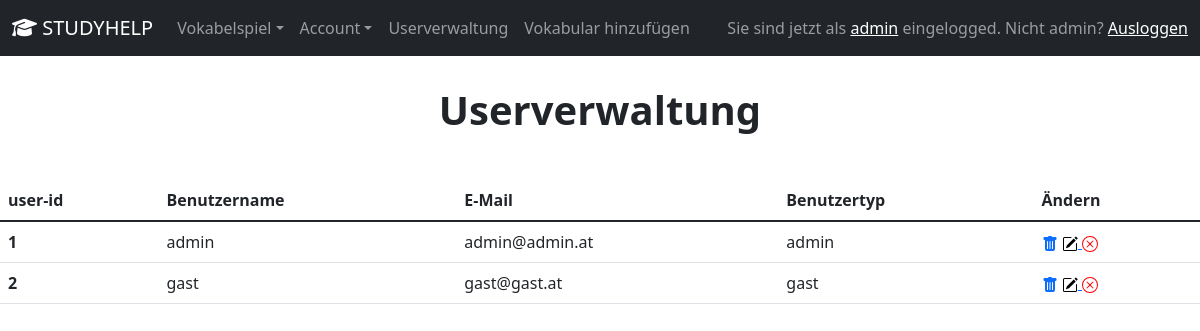
Page /project/backend/userverwaltung.php (signed in) on the committed database.
### tables this page shows
CREATE TABLE `user` (
  `id` int(10) NOT NULL AUTO_INCREMENT,
  `username` varchar(100) NOT NULL,
  `email` varchar(100) NOT NULL,
  `password` varchar(100) NOT NULL,
  `level` int(11) NOT NULL DEFAULT 0,
  `punkte` int(11) NOT NULL DEFAULT 0,
  `benutzer_typ` varchar(20) NOT NULL,
  `bild` varchar(40) NOT NULL DEFAULT 'standard.jpg',
  `status` int(11) NOT NULL DEFAULT 1,
  PRIMARY KEY (`id`)
);

### project/backend/userverwaltung.php (the view, shortened to what this page needs)
<?php
    $db = mysqli_connect('localhost', 'root', '', 'user');
    $query = "SELECT * FROM user";
    $result = mysqli_query($db, $query);
?>
<!DOCTYPE html>
<html lang="de">
<head>
    <?php include_once("../frontend/inc/metaData.php"); ?>
    <link rel="stylesheet" type="text/css" href="../frontend/res/css/userverwaltung.css">
</head>
<body>
    <?php include '../frontend/inc/navbar.php'; ?>
    <h1><b>Userverwaltung</b></h1>
    <div class="table-responsive">
        <table class="table table-hover">
            <thead class="thead-dark">
                <tr>
                <th scope="col">user-id</th>
                <th scope="col">Benutzername</th>
                <th scope="col">E-Mail</th>
                <th scope="col">Benutzertyp</th>
                <th scope="col">Ändern</th>
                </tr>
            </thead>
            <tbody>
                <?php
                    while($benutzer = mysqli_fetch_assoc($result)){
                        echo "<tr><th>" . $benutzer['id'] . "</th>
                        <td>" . $benutzer['username'] . "</td>
                        <td>" . $benutzer['email'] . "</td>
                        <td>" . $benutzer['benutzer_typ'] . "</td>
                        <td><a href='userverwaltung.php?deluser=" . $benutzer['id'] . "' title='User löschen'>
                        <svg xmlns='http://www.w3.org/2000/svg# width='16' height='16' fill='currentColor' class='bi bi-trash-fill test' viewBox='0 0 16 16'>
                        <path d='M2.5 1a1 1 0 0 0-1 1v1a1 1 0 0 0 1 1H3v9a2 2 0 0 0 2 2h6a2 2 0 0 0 2-2V4h.5a1 1 0 0 0 1-1V2a1 1 0 0 0-1-1H10a1 1 0 0 0-1-1H7a1 1 0 0 0-1 1H2.5zm3 4a.5.5 0 0 1 .5.5v7a.5.5 0 0 1-1 0v-7a.5.5 0 0 1 .5-.5zM8 5a.5.5 0 0 1 .5.5v7a.5.5 0 0 1-1 0v-7A.5.5 0 0 1 8 5zm3 .5v7a.5.5 0 0 1-1 0v-7a.5.5 0 0 1 1 0z'/>
                        </svg></a>
                        <a href='../frontend/profil_aendern.php?user=" . $benutzer['id'] . "' title='Benutzer bearbeiten'>
                        <svg xmlns='http://www.w3.org/2000/svg' width='16' height='16' fill='black' class='bi bi-pencil-square' viewBox='0 0 16 16'>
                        <path d='M15.502 1.94a.5.5 0 0 1 0 .706L14.459 3.69l-2-2L13.502.646a.5.5 0 0 1 .707 0l1.293 1.293zm-1.75 2.456-2-2L4.939 9.21a.5.5 0 0 0-.121.196l-.805 2.414a.25.25 0 0 0 .316.316l2.414-.805a.5.5 0 0 0 .196-.12l6.813-6.814z'/>
                        <path fill-rule='evenodd' d='M1 13.5A1.5 1.5 0 0 0 2.5 15h11a1.5 1.5 0 0 0 1.5-1.5v-6a.5.5 0 0 0-1 0v6a.5.5 0 0 1-.5.5h-11a.5.5 0 0 1-.5-.5v-11a.5.5 0 0 1 .5-.5H9a.5.5 0 0 0 0-1H2.5A1.5 1.5 0 0 0 1 2.5v11z'/>
                        </svg></a>";
                        if ($benutzer['status'] == 1){
                            echo "<a href='userverwaltung.php?chstatus=0&user=" . $benutzer['id'] . "' title='Deaktivieren'>
                            <svg xmlns='http://www.w3.org/2000/svg' width='16' height='16' fill='red' class='bi bi-x-circle' viewBox='0 0 16 16'>
                            <path d='M8 15A7 7 0 1 1 8 1a7 7 0 0 1 0 14zm0 1A8 8 0 1 0 8 0a8 8 0 0 0 0 16z'/>
                            <path d='M4.646 4.646a.5.5 0 0 1 .708 0L8 7.293l2.646-2.647a.5.5 0 0 1 .708.708L8.707 8l2.647 2.646a.5.5 0 0 1-.708.708L8 8.707l-2.646 2.647a.5.5 0 0 1-.708-.708L7.293 8 4.646 5.354a.5.5 0 0 1 0-.708z'/>
                            </svg>
                            </a>";
                        }
                        echo "</td>
                        </tr>";
                    }
                ?>
            </tbody>
        </table>
    </div>
</body>
</html>

### project/frontend/inc/metaData.php (shortened to what this page needs)
<link href="https://cdn.jsdelivr.net/npm/bootstrap@5.1.3/dist/css/bootstrap.min.css" rel="stylesheet">
<link rel="stylesheet" href="https://cdn.jsdelivr.net/npm/bootstrap-icons@1.3.0/font/bootstrap-icons.css">
<link rel="stylesheet" href="https://cdnjs.cloudflare.com/ajax/libs/font-awesome/6.1.1/css/all.min.css">
<link rel="stylesheet" href="../frontend/res/css/style.css">

### project/frontend/inc/navbar.php (shortened to what this page needs)
<?php
$name2 = "Account";
$name10 = "Userverwaltung";
$name12 = "Profil";
$name1 = "Vokabelspiel";
$link0 = "../frontend/index.php";
?>
<nav class="navbar navbar-expand-sm bg-dark navbar-dark sticky-top">
  <div class="container-fluid">
    <a href="<?php echo $link0; ?>" class="navbar-brand"><i class="fa-solid fa-graduation-cap"></i> STUDYHELP</a>
    <div class="collapse navbar-collapse" id="collapsibleNavbar">
      <ul class="navbar-nav">
        <li class="nav-item dropdown">
          <a class="nav-link dropdown-toggle" href="#" role="button" data-bs-toggle="dropdown"><?php echo $name1; ?></a>
        </li>
        <?php if ((isset($_SESSION["benutzer"]))) : ?>
        <li class="nav-item dropdown">
          <a class="nav-link dropdown-toggle" href="#" role="button" data-bs-toggle="dropdown"><?php echo $name2; ?></a>
        </li>
        <?php endif ?>
        <?php if (isset($_SESSION['benutzer']['benutzer_typ']) && $_SESSION['benutzer']['benutzer_typ'] == 'admin') : ?>
        <li class="nav-item"><a class="nav-link" href="../backend/userverwaltung.php"><?php echo $name10; ?></a></li>
        <li class="nav-item"><a class="nav-link" href="../backend/Vocabhandler.html">Vokabular hinzufügen</a></li>
        <?php endif ?>
      </ul>
    </div>
    <form class="d-flex">
      <?php if (!(isset($_SESSION["benutzer"]))) : ?>
        <button type="button" id="loginModalToggler" class="btn btn-primary" data-bs-toggle="modal" data-bs-target="#loginModal">
          <?php echo $name12; ?>
        </button>
      <?php else: ?>
        <span class="navbar-text">
            <span>Sie sind jetzt als <a href="../frontend/account.php"><?php echo $_SESSION['benutzer']['username']; ?></a> eingelogged.
              Nicht <?php echo $_SESSION['benutzer']['username']; ?>?
              <a href="../frontend/index.php?logout=true" name="logout">Ausloggen</a></span>
        </span>
      <?php endif ?>
    </form>
  </div>
</nav>

### project/frontend/res/css/userverwaltung.css (style rules this page uses)
h1 { text-align: center; padding-top: 30px; padding-bottom: 30px; }

### rows in the picture
user: id "1", username "admin", email "admin@admin.at", benutzer_typ "admin"
user: id "2", username "gast", email "gast@gast.at", benutzer_typ "gast"

### other values in the picture
$name1 "Vokabelspiel"
$name2 "Account"
$name10 "Userverwaltung"
$_SESSION['benutzer']['username'] "admin"
